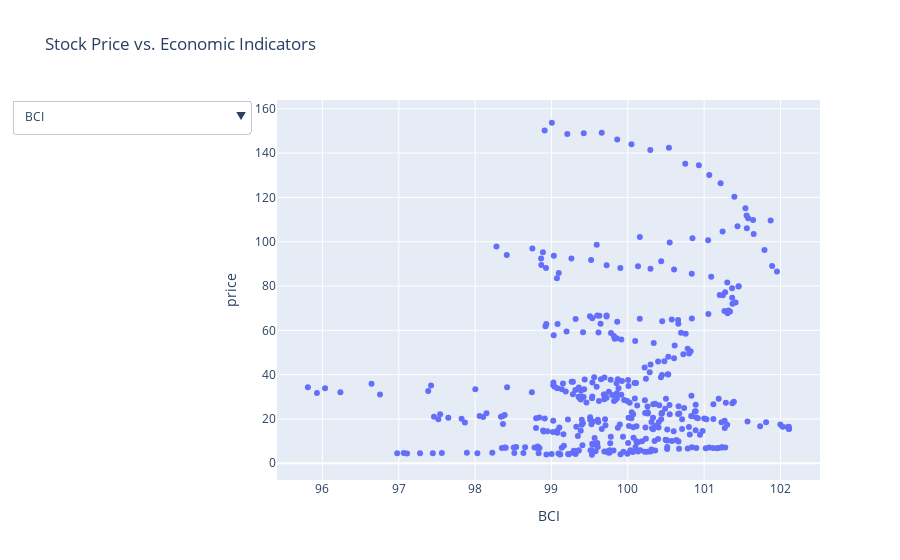

The code cell stored with this chart in its notebook:
### Code cell
# Identify the columns to include in the dropdown menu
x_features = data_melted.columns[1:]

# Create the scatter plot
fig = px.scatter(data_melted, 
                 x=x_features[0],  # Initial x-axis feature
                 y='price', 
                 title='Stock Price vs. Economic Indicators')

# Update layout to add dropdown menu for selecting x-axis feature
fig.update_layout(
    updatemenus=[
        dict(
            buttons=[dict(method='restyle',
                          label=feature,
                          args=[{'x': [data_melted[feature]]}]) for feature in x_features],
            direction='down',
            showactive=True,
        )
    ]
)

# Show the figure
fig.show()

### Figure 1 — Plotly figure (JSON) as saved in the notebook; plotly's stock layout.template omitted (floating-point values rounded to 4 significant figures; data arrays with more than 128 entries replaced by an {"elided": "..."} marker saying what was removed)
{"data": [{"hovertemplate": "BCI=%{x}<br>price=%{y}<extra></extra>", "legendgroup": "", "marker": {"color": "#636efa", "symbol": "circle"}, "mode": "markers", "name": "", "orientation": "v", "showlegend": false, "type": "scatter", "x": {"elided": "528 float values"}, "xaxis": "x", "y": {"elided": "528 float values"}, "yaxis": "y"}], "layout": {"legend": {"tracegroupgap": 0}, "title": {"text": "Stock Price vs. Economic Indicators"}, "updatemenus": [{"buttons": [{"args": [{"x": {"elided": "1x528 float values"}}], "label": "BCI", "method": "restyle"}, {"args": [{"x": {"elided": "1x528 float values"}}], "label": "CCI", "method": "restyle"}, {"args": [{"x": {"elided": "1x528 float values"}}], "label": "CLI", "method": "restyle"}, {"args": [{"x": {"elided": "1x528 float values"}}], "label": "3 month interbank rate", "method": "restyle"}, {"args": [{"x": {"elided": "1x528 float values"}}], "label": "Broad money", "method": "restyle"}, {"args": [{"x": {"elided": "1x528 float values"}}], "label": "Construction", "method": "restyle"}, {"args": [{"x": {"elided": "1x528 float values"}}], "label": "Consumer prices", "method": "restyle"}, {"args": [{"x": {"elided": "1x528 float values"}}], "label": "Manufacturing hourly earnings", "method": "restyle"}, {"args": [{"x": {"elided": "1x528 float values"}}], "label": "Industrial production", "method": "restyle"}, {"args": [{"x": {"elided": "1x528 float values"}}], "label": "Long-term interest rate", "method": "restyle"}, {"args": [{"x": {"elided": "1x528 float values"}}], "label": "Manufacturing confidence indicator", "method": "restyle"}, {"args": [{"x": {"elided": "1x528 float values"}}], "label": "Narrow money", "method": "restyle"}, {"args": [{"x": {"elided": "1x528 float values"}}], "label": "Overnight interbank rate", "method": "restyle"}, {"args": [{"x": {"elided": "1x528 float values"}}], "label": "Car registrations", "method": "restyle"}, {"args": [{"x": {"elided": "1x528 float values"}}], "label": "Manufacturing producer prices", "method": "restyle"}, {"args": [{"x": {"elided": "1x528 float values"}}], "label": "Retail trade volume", "method": "restyle"}, {"args": [{"x": {"elided": "1x528 float values"}}], "label": "Total employment", "method": "restyle"}, {"args": [{"x": {"elided": "1x528 float values"}}], "label": "Total manufacturing", "method": "restyle"}], "direction": "down", "showactive": true}], "xaxis": {"anchor": "y", "domain": [0, 1], "title": {"text": "BCI"}}, "yaxis": {"anchor": "x", "domain": [0, 1], "title": {"text": "price"}}}}
